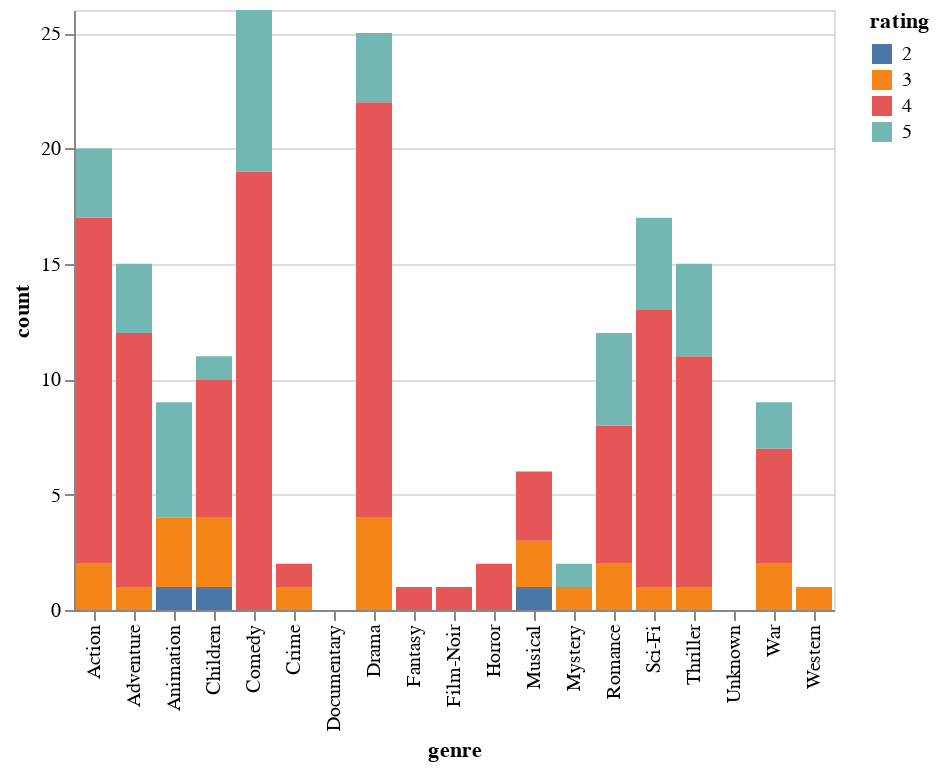

Here is the notebook cell this chart was saved with:
### Code cell
plot_watches_by_rating_and_genre(user_id)

### Figure 1 — Vega-Lite specification as saved in the notebook (floating-point values rounded to 4 significant figures)
{"config": {"view": {"continuousWidth": 400, "continuousHeight": 300}}, "data": {"name": "data-a422a74b7ed620cf9ee73a3f2328bb4b"}, "mark": "bar", "encoding": {"color": {"type": "nominal", "field": "rating"}, "order": {"type": "quantitative", "field": "rating", "sort": "ascending"}, "x": {"type": "nominal", "field": "genre"}, "y": {"type": "quantitative", "field": "count"}}, "$schema": "https://vega.github.io/schema/vega-lite/v4.8.1.json", "datasets": {"data-a422a74b7ed620cf9ee73a3f2328bb4b": [{"genre": "Unknown", "rating": 2, "count": 0}, {"genre": "Action", "rating": 2, "count": 0}, {"genre": "Adventure", "rating": 2, "count": 0}, {"genre": "Animation", "rating": 2, "count": 1}, {"genre": "Children", "rating": 2, "count": 1}, {"genre": "Comedy", "rating": 2, "count": 0}, {"genre": "Crime", "rating": 2, "count": 0}, {"genre": "Documentary", "rating": 2, "count": 0}, {"genre": "Drama", "rating": 2, "count": 0}, {"genre": "Fantasy", "rating": 2, "count": 0}, {"genre": "Film-Noir", "rating": 2, "count": 0}, {"genre": "Horror", "rating": 2, "count": 0}, {"genre": "Musical", "rating": 2, "count": 1}, {"genre": "Mystery", "rating": 2, "count": 0}, {"genre": "Romance", "rating": 2, "count": 0}, {"genre": "Sci-Fi", "rating": 2, "count": 0}, {"genre": "Thriller", "rating": 2, "count": 0}, {"genre": "War", "rating": 2, "count": 0}, {"genre": "Western", "rating": 2, "count": 0}, {"genre": "Unknown", "rating": 3, "count": 0}, {"genre": "Action", "rating": 3, "count": 2}, {"genre": "Adventure", "rating": 3, "count": 1}, {"genre": "Animation", "rating": 3, "count": 3}, {"genre": "Children", "rating": 3, "count": 3}, {"genre": "Comedy", "rating": 3, "count": 0}, {"genre": "Crime", "rating": 3, "count": 1}, {"genre": "Documentary", "rating": 3, "count": 0}, {"genre": "Drama", "rating": 3, "count": 4}, {"genre": "Fantasy", "rating": 3, "count": 0}, {"genre": "Film-Noir", "rating": 3, "count": 0}, {"genre": "Horror", "rating": 3, "count": 0}, {"genre": "Musical", "rating": 3, "count": 2}, {"genre": "Mystery", "rating": 3, "count": 1}, {"genre": "Romance", "rating": 3, "count": 2}, {"genre": "Sci-Fi", "rating": 3, "count": 1}, {"genre": "Thriller", "rating": 3, "count": 1}, {"genre": "War", "rating": 3, "count": 2}, {"genre": "Western", "rating": 3, "count": 1}, {"genre": "Unknown", "rating": 4, "count": 0}, {"genre": "Action", "rating": 4, "count": 15}, {"genre": "Adventure", "rating": 4, "count": 11}, {"genre": "Animation", "rating": 4, "count": 0}, {"genre": "Children", "rating": 4, "count": 6}, {"genre": "Comedy", "rating": 4, "count": 19}, {"genre": "Crime", "rating": 4, "count": 1}, {"genre": "Documentary", "rating": 4, "count": 0}, {"genre": "Drama", "rating": 4, "count": 18}, {"genre": "Fantasy", "rating": 4, "count": 1}, {"genre": "Film-Noir", "rating": 4, "count": 1}, {"genre": "Horror", "rating": 4, "count": 2}, {"genre": "Musical", "rating": 4, "count": 3}, {"genre": "Mystery", "rating": 4, "count": 0}, {"genre": "Romance", "rating": 4, "count": 6}, {"genre": "Sci-Fi", "rating": 4, "count": 12}, {"genre": "Thriller", "rating": 4, "count": 10}, {"genre": "War", "rating": 4, "count": 5}, {"genre": "Western", "rating": 4, "count": 0}, {"genre": "Unknown", "rating": 5, "count": 0}, {"genre": "Action", "rating": 5, "count": 3}, {"genre": "Adventure", "rating": 5, "count": 3}, {"genre": "Animation", "rating": 5, "count": 5}, {"genre": "Children", "rating": 5, "count": 1}, {"genre": "Comedy", "rating": 5, "count": 7}, {"genre": "Crime", "rating": 5, "count": 0}, {"genre": "Documentary", "rating": 5, "count": 0}, {"genre": "Drama", "rating": 5, "count": 3}, {"genre": "Fantasy", "rating": 5, "count": 0}, {"genre": "Film-Noir", "rating": 5, "count": 0}, {"genre": "Horror", "rating": 5, "count": 0}, {"genre": "Musical", "rating": 5, "count": 0}, {"genre": "Mystery", "rating": 5, "count": 1}, {"genre": "Romance", "rating": 5, "count": 4}, {"genre": "Sci-Fi", "rating": 5, "count": 4}, {"genre": "Thriller", "rating": 5, "count": 4}, {"genre": "War", "rating": 5, "count": 2}, {"genre": "Western", "rating": 5, "count": 0}]}}
